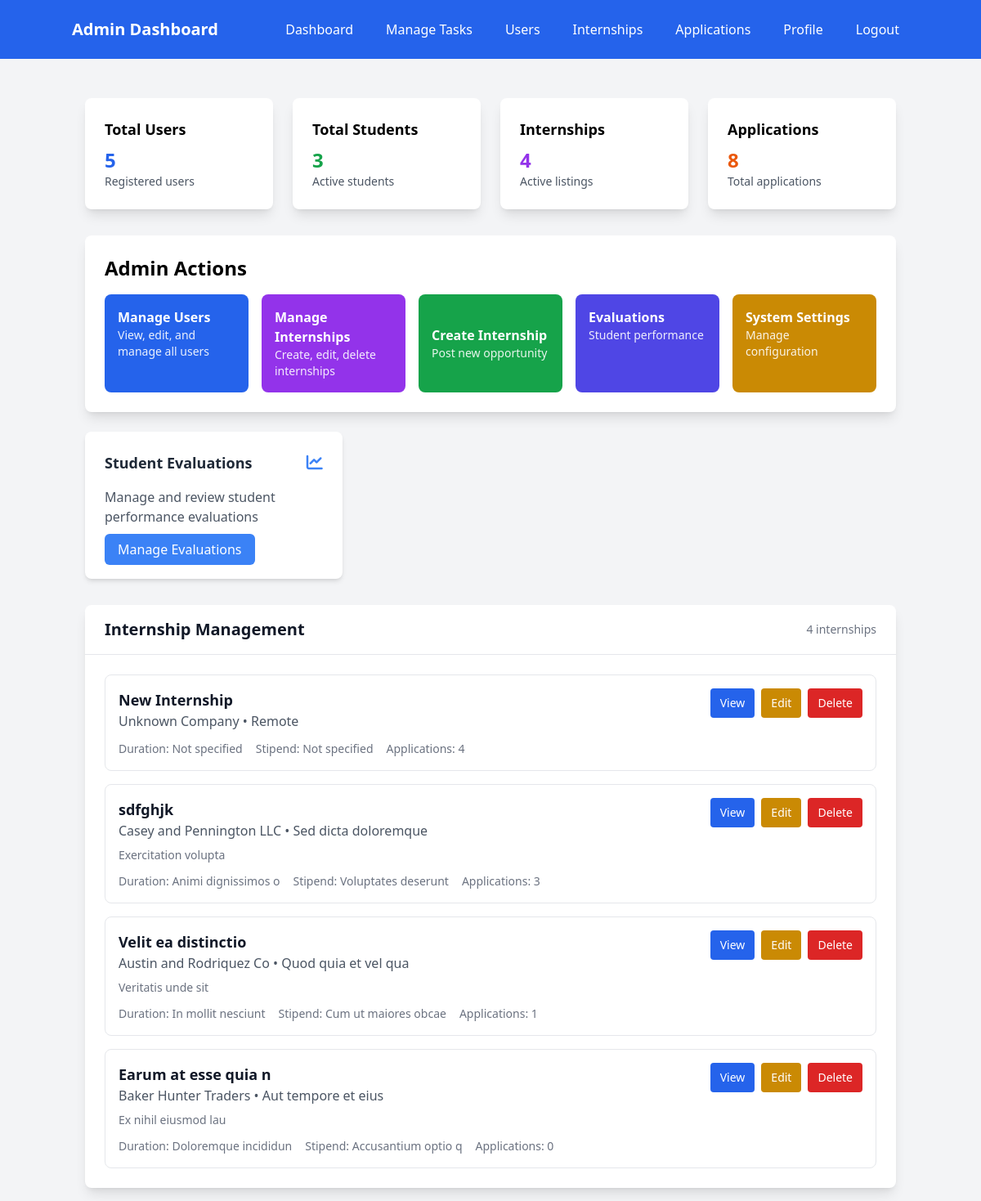
Page /dashboard (signed in) on the earlier database version.
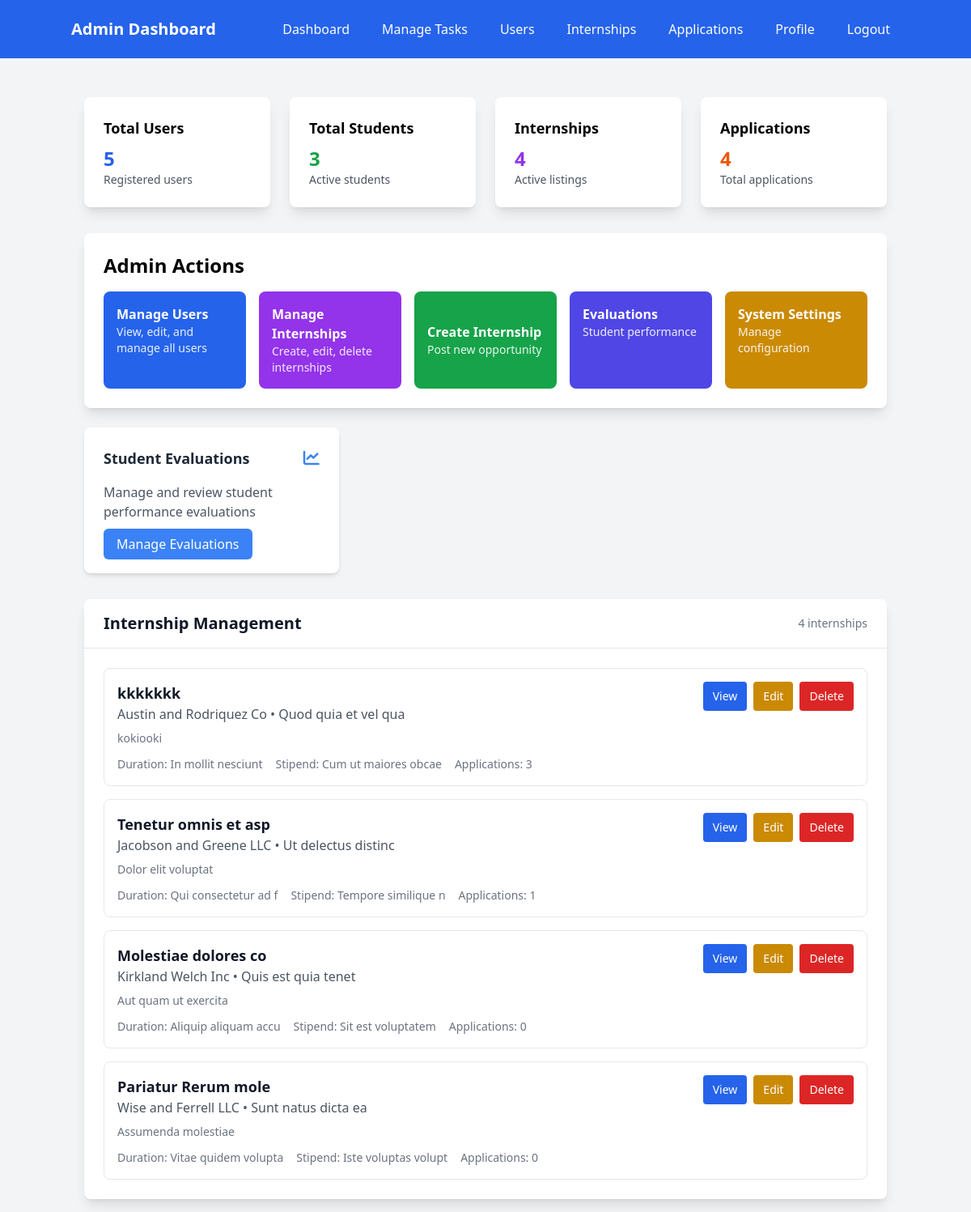
Same page on the later database version.
### models.py (models this page shows)
class Internship(Base):
    __tablename__ = "internships"
    id = Column(Integer, primary_key=True, index=True)
    title = Column(String(255), nullable=False)
    description = Column(Text)
    company = Column(String(255), nullable=False)
    location = Column(String(255))
    duration = Column(String(100))
    stipend = Column(String(100))
    requirements = Column(Text)
    created_by = Column(Integer, ForeignKey("users.id"))
    created_at = Column(DateTime(timezone=True), server_default=func.now())
    is_active = Column(Boolean, default=True)
    deadline = Column(DateTime(timezone=True))
    creator = relationship("User", back_populates="created_internships")
    applications = relationship("InternshipApplication", back_populates="internship")
    tasks = relationship("Task", back_populates="internship")
    feedback = relationship("Feedback", back_populates="internship")
    mentor_feedbacks = relationship("MentorFeedback", back_populates="internship")
    evaluations = relationship("Evaluation", back_populates="internship")

### app.py (the view)
@app.get("/dashboard", response_class=HTMLResponse)
async def dashboard(request: Request, db: Session = Depends(get_db)):
    try:
        user = await get_current_user_from_cookie(request, db)
        user_role = user.role.value if hasattr(user.role, 'value') else user.role
        print(f"🎯 Dashboard access - User: {user.email}, Role: {user_role}")
        if user_role == "student":
            internships = crud.get_internships(db)
            applications = crud.get_applications_by_student(db, user.id)
            tasks = crud.get_tasks_by_student(db, user.id)
            feedbacks = feedback_crud.get_mentor_feedbacks_by_student(db, user.id)
            evaluations = feedback_crud.get_evaluations_by_student(db, user.id)
            return templates.TemplateResponse("dashboard_student.html", {
                "request": request,
                "user": user,
                "internships": internships,
                "applications": applications,
                "tasks": tasks,
                "feedbacks": feedbacks,
                "evaluations": evaluations
            })
        elif user_role == "admin":
            internships = crud.get_internships(db)
            try:
                stats = crud.get_system_stats(db)
            except Exception as e:
                print(f"⚠️  Could not get system stats: {e}")
                stats = {
                    "total_users": 0,
                    "total_students": 0,
                    "total_admins": 0,
                    "total_mentors": 0,
                    "total_internships": 0,
                    "total_applications": 0,
                    "total_tasks": 0
                }
            return templates.TemplateResponse("dashboard_admin.html", {
                "request": request,
                "user": user,
                "internships": internships,
                "stats": stats
            })
        elif user_role == "mentor":
            internships = crud.get_internships(db)
            mentor_internships = crud.get_internships_by_mentor(db, user.id)
            mentor_applications = crud.get_applications_for_mentor(db, user.id)
            feedbacks = feedback_crud.get_mentor_feedbacks_by_mentor(db, user.id)
            return templates.TemplateResponse("dashboard_mentor.html", {
                "request": request,
                "user": user,
                "internships": internships,
                "mentor_internships": mentor_internships,
                "mentor_applications": mentor_applications,
                "feedbacks": feedbacks
            })
        else:
            print(f"❌ Unknown role: {user_role}")
            return RedirectResponse("/login?error=Unknown user role")
    except Exception as e:
        print(f"💥 Dashboard error: {e}")
        import traceback
        traceback.print_exc()
        return RedirectResponse("/login")

### templates/dashboard_admin.html (shortened to what the changed rows need)
<!DOCTYPE html>
<html>
<head>
    <script src="https://cdn.tailwindcss.com"></script>
    <link rel="stylesheet" href="https://cdnjs.cloudflare.com/ajax/libs/font-awesome/6.4.0/css/all.min.css">
</head>
<body class="bg-gray-100">
<nav class="bg-blue-600 text-white p-4">
    <div class="container mx-auto flex justify-between items-center">
        <h1 class="text-xl font-bold">Admin Dashboard</h1>
    </div>
</nav>
    <div class="container mx-auto mt-8 p-4">
        <div class="grid grid-cols-1 md:grid-cols-4 gap-6 mb-8">
            <div class="bg-white p-6 rounded-lg shadow-lg">
                <h3 class="text-lg font-semibold mb-2">Applications</h3>
                <p class="text-2xl font-bold text-orange-600">{{ stats.total_applications }}</p>
                <p class="text-sm text-gray-600">Total applications</p>
            </div>
        </div>
        <div class="bg-white rounded-lg shadow-lg p-6 mb-6">
            <h2 class="text-2xl font-bold mb-4">Admin Actions</h2>
        </div>
        <div class="bg-white rounded-lg shadow-lg">
            <div class="px-6 py-4 border-b border-gray-200 flex justify-between items-center">
                <h2 class="text-xl font-semibold text-gray-900">Internship Management</h2>
            </div>
            <div class="p-6">
                {% if internships %}
                <div class="space-y-4">
                    {% for internship in internships %}
                    <div class="border border-gray-200 rounded-lg p-4 hover:shadow-md transition">
                        <div class="flex justify-between items-start">
                            <div class="flex-1">
                                <h3 class="text-lg font-semibold text-gray-900">{{ internship.title }}</h3>
                                <p class="text-gray-600">{{ internship.company }} • {{ internship.location or 'Remote' }}</p>
                                <p class="text-sm text-gray-500 mt-2">{{ internship.description[:120] }}{% if internship.description|length > 120 %}...{% endif %}</p>
                                <div class="flex items-center mt-3 space-x-4 text-sm text-gray-500">
                                    <span>Duration: {{ internship.duration or 'Not specified' }}</span>
                                    <span>Stipend: {{ internship.stipend or 'Not specified' }}</span>
                                    <span>Applications: {{ internship.applications|length if internship.applications else 0 }}</span>
                                </div>
                            </div>
                            <div class="flex space-x-2 ml-4">
                                <button onclick="viewInternship({{ internship.id }})"
                                    class="bg-blue-600 text-white px-3 py-2 rounded text-sm hover:bg-blue-700 transition">
                                    View
                                </button>
                                <button onclick="editInternship({{ internship.id }})"
                                    class="bg-yellow-600 text-white px-3 py-2 rounded text-sm hover:bg-yellow-700 transition">
                                    Edit
                                </button>
                                <button onclick="deleteInternship({{ internship.id }})"
                                    class="bg-red-600 text-white px-3 py-2 rounded text-sm hover:bg-red-700 transition">
                                    Delete
                                </button>
                            </div>
                        </div>
                    </div>
                    {% endfor %}
                </div>
                {% endif %}
            </div>
        </div>
    </div>
</body>
</html>

Differences in the rows shown:
removed Internship: title "New Internship", company "Unknown Company", location "Remote", duration "Not specified", stipend "Not specified", applications|length "4"
removed Internship: title "sdfghjk", company "Casey and Pennington LLC", location "Sed dicta doloremque", description "Exercitation volupta", duration "Animi dignissimos o", stipend "Voluptates deserunt", applications|length "3"
removed Internship: title "Earum at esse quia n", company "Baker Hunter Traders", location "Aut tempore et eius", description "Ex nihil eiusmod lau", duration "Doloremque incididun", stipend "Accusantium optio q", applications|length "0"
changed Internship "Austin and Rodriquez Co": title "Velit ea distinctio" → "kkkkkkk"; description "Veritatis unde sit" → "kokiooki"; applications|length "1" → "3"
added Internship: title "Tenetur omnis et asp", company "Jacobson and Greene LLC", location "Ut delectus distinc", description "Dolor elit voluptat", duration "Qui consectetur ad f", stipend "Tempore similique n", applications|length "1"
added Internship: title "Molestiae dolores co", company "Kirkland Welch Inc", location "Quis est quia tenet", description "Aut quam ut exercita", duration "Aliquip aliquam accu", stipend "Sit est voluptatem", applications|length "0"
added Internship: title "Pariatur Rerum mole", company "Wise and Ferrell LLC", location "Sunt natus dicta ea", description "Assumenda molestiae", duration "Vitae quidem volupta", stipend "Iste voluptas volupt", applications|length "0"
Other differences:
{{ stats.total_applications }}: "8" → "4"
